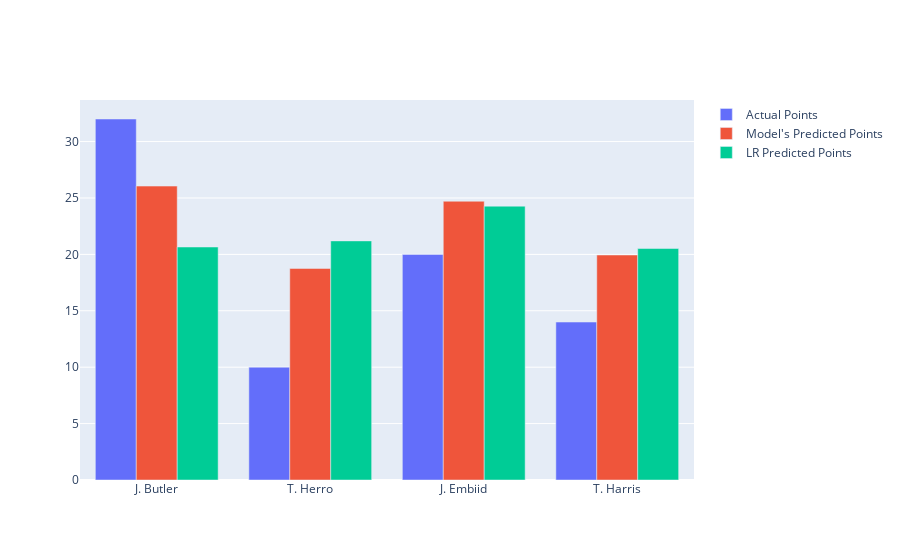

Write notebook code for a chart like this one.
### Code cell
df = pd.DataFrame(matchups, columns=['PLAYER_ID', 'TEAM_ID', 'KERAS_PTS', 'LR_PTS', 'ACTUAL_PTS'])
df

players = ['J. Butler', 'T. Herro', 'J. Embiid', 'T. Harris']

fig = go.Figure(data=[
    go.Bar(name='Actual Points', x=players, y=df['ACTUAL_PTS']),
    go.Bar(name='Model\'s Predicted Points', x=players, y=df['KERAS_PTS']),
    go.Bar(name='LR Predicted Points', x=players, y=df['LR_PTS'])
])
fig.update_layout(barmode='group')
fig.show()

### Figure 1 — Plotly figure (JSON) as saved in the notebook; plotly's stock layout.template omitted (floating-point values rounded to 4 significant figures)
{"data": [{"name": "Actual Points", "type": "bar", "x": ["J. Butler", "T. Herro", "J. Embiid", "T. Harris"], "y": [32, 10, 20, 14]}, {"name": "Model's Predicted Points", "type": "bar", "x": ["J. Butler", "T. Herro", "J. Embiid", "T. Harris"], "y": [26.05, 18.75, 24.71, 19.94]}, {"name": "LR Predicted Points", "type": "bar", "x": ["J. Butler", "T. Herro", "J. Embiid", "T. Harris"], "y": [20.65, 21.19, 24.27, 20.52]}], "layout": {"barmode": "group"}}
